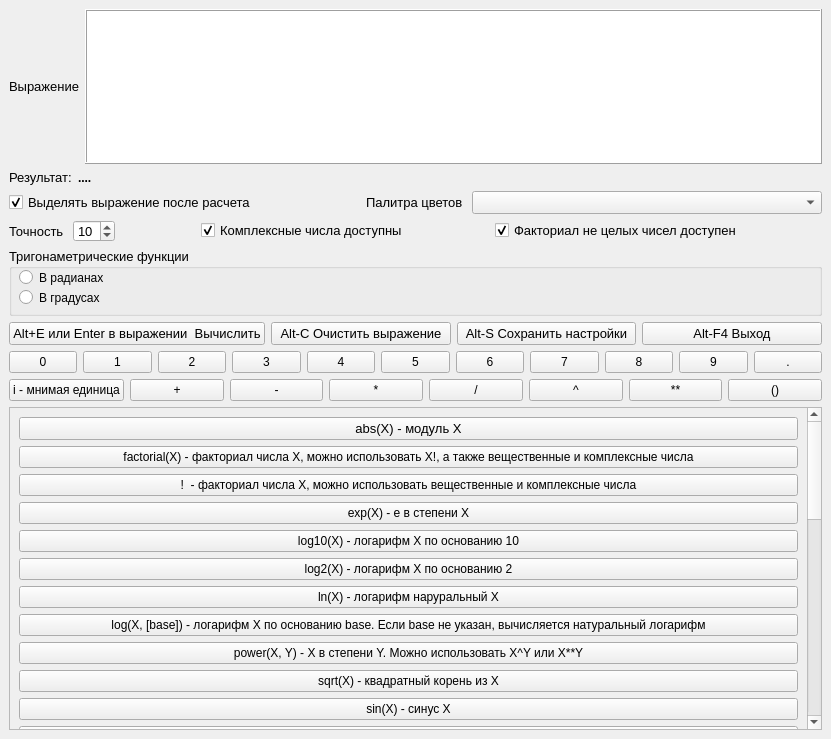
<?xml version="1.0" encoding="UTF-8"?>
<ui version="4.0">
 <class>MainWindow</class>
 <widget class="QMainWindow" name="MainWindow">
  <property name="geometry">
   <rect>
    <x>0</x>
    <y>0</y>
    <width>831</width>
    <height>739</height>
   </rect>
  </property>
  <property name="minimumSize">
   <size>
    <width>831</width>
    <height>739</height>
   </size>
  </property>
  <property name="maximumSize">
   <size>
    <width>998</width>
    <height>886</height>
   </size>
  </property>
  <property name="font">
   <font>
    <pointsize>10</pointsize>
   </font>
  </property>
  <property name="windowTitle">
   <string>Калькулятор с выражением повышенной точности</string>
  </property>
  <property name="windowIcon">
   <iconset resource="Eval_gui_Qt6_mp.qrc">
    <normaloff>:/Calc.ico</normaloff>:/Calc.ico</iconset>
  </property>
  <property name="styleSheet">
   <string notr="true">QMenu::item:disabled { background-color: #dcdcdc; /* светло-серый фон */ color: #808080; /* серый текст */ } QMenu::item:disabled:selected { background-color: #a0a0a0; /* подсветка при наведении */ color: #ffffff; /* белый текст */ }</string>
  </property>
  <widget class="QWidget" name="centralwidget">
   <layout class="QGridLayout" name="gridLayout">
    <item row="5" column="0">
     <layout class="QHBoxLayout" name="horizontalLayout_5">
      <item>
       <widget class="QPushButton" name="calculate_button">
        <property name="font">
         <font>
          <pointsize>10</pointsize>
         </font>
        </property>
        <property name="text">
         <string>Alt+E или Enter в выражении  Вычислить</string>
        </property>
        <property name="shortcut">
         <string>Alt+E</string>
        </property>
       </widget>
      </item>
      <item>
       <widget class="QPushButton" name="clear_button">
        <property name="font">
         <font>
          <pointsize>10</pointsize>
         </font>
        </property>
        <property name="text">
         <string>Alt-C Очистить выражение</string>
        </property>
        <property name="shortcut">
         <string>Alt+C</string>
        </property>
       </widget>
      </item>
      <item>
       <widget class="QPushButton" name="save_button">
        <property name="font">
         <font>
          <pointsize>10</pointsize>
         </font>
        </property>
        <property name="text">
         <string>Alt-S Сохранить настройки</string>
        </property>
        <property name="shortcut">
         <string>Alt+S</string>
        </property>
       </widget>
      </item>
      <item>
       <widget class="QPushButton" name="exit_button">
        <property name="font">
         <font>
          <pointsize>10</pointsize>
         </font>
        </property>
        <property name="text">
         <string>Alt-F4 Выход</string>
        </property>
       </widget>
      </item>
     </layout>
    </item>
    <item row="2" column="0">
     <layout class="QHBoxLayout" name="horizontalLayout_7">
      <item>
       <widget class="QCheckBox" name="select_checkbox">
        <property name="font">
         <font>
          <pointsize>10</pointsize>
         </font>
        </property>
        <property name="toolTip">
         <string>&lt;html&gt;&lt;head/&gt;&lt;body&gt;&lt;p&gt;Если установлен этот флажок, то после рачета выражение выделяется. Если после рачета не снять выделение вручную, то при вводе данных в поле &lt;span style=&quot; font-weight:600; font-style:italic;&quot;&gt;Выражение&lt;/span&gt; выделяемый текст заменится на вводимый.&lt;/p&gt;&lt;/body&gt;&lt;/html&gt;</string>
        </property>
        <property name="styleSheet">
         <string notr="true">QMenu::item:disabled { background-color: #dcdcdc; /* светло-серый фон */ color: #808080; /* серый текст */ } QMenu::item:disabled:selected { background-color: #a0a0a0; /* подсветка при наведении */ color: #ffffff; /* белый текст */ }</string>
        </property>
        <property name="text">
         <string>Выделять выражение после расчета</string>
        </property>
        <property name="checked">
         <bool>true</bool>
        </property>
       </widget>
      </item>
      <item>
       <widget class="QLabel" name="palette_label">
        <property name="maximumSize">
         <size>
          <width>100</width>
          <height>16777215</height>
         </size>
        </property>
        <property name="font">
         <font>
          <pointsize>10</pointsize>
         </font>
        </property>
        <property name="text">
         <string>Палитра цветов</string>
        </property>
       </widget>
      </item>
      <item>
       <widget class="PopupComboBox" name="palette_combo">
        <property name="font">
         <font>
          <pointsize>10</pointsize>
         </font>
        </property>
       </widget>
      </item>
     </layout>
    </item>
    <item row="3" column="0">
     <layout class="QHBoxLayout" name="horizontalLayout_4">
      <item>
       <widget class="QLabel" name="round_label">
        <property name="maximumSize">
         <size>
          <width>59</width>
          <height>16</height>
         </size>
        </property>
        <property name="font">
         <font>
          <pointsize>10</pointsize>
         </font>
        </property>
        <property name="text">
         <string>Точность </string>
        </property>
       </widget>
      </item>
      <item>
       <widget class="QSpinBox" name="precision_spinbox">
        <property name="maximumSize">
         <size>
          <width>45</width>
          <height>22</height>
         </size>
        </property>
        <property name="font">
         <font>
          <pointsize>10</pointsize>
         </font>
        </property>
        <property name="toolTip">
         <string>&lt;html&gt;&lt;head/&gt;&lt;body&gt;&lt;p&gt;Поле для ввода точности. Точность задается в дипозоне от 5 до 50. При этом подразумевается полная точность с учетом целой и дробной частей.&lt;/p&gt;&lt;/body&gt;&lt;/html&gt;</string>
        </property>
        <property name="minimum">
         <number>5</number>
        </property>
        <property name="maximum">
         <number>50</number>
        </property>
        <property name="value">
         <number>10</number>
        </property>
       </widget>
      </item>
      <item>
       <spacer name="horizontalSpacer_3">
        <property name="orientation">
         <enum>Qt::Orientation::Horizontal</enum>
        </property>
        <property name="sizeHint" stdset="0">
         <size>
          <width>40</width>
          <height>20</height>
         </size>
        </property>
       </spacer>
      </item>
      <item>
       <widget class="QCheckBox" name="complex_checkbox">
        <property name="font">
         <font>
          <pointsize>10</pointsize>
         </font>
        </property>
        <property name="toolTip">
         <string>&lt;html&gt;&lt;head/&gt;&lt;body&gt;&lt;p&gt;Если комплексны числа доступны, то их можно вводить в виде R+Ii или R+Ij, где R – действительная часть,  I – мнимая.  Тоесть после мнимой части можно вводить символы &lt;span style=&quot; font-weight:600;&quot;&gt;i&lt;/span&gt; или &lt;span style=&quot; font-weight:600;&quot;&gt;j&lt;/span&gt;. Если в результате расчета получится комплексное число, то оно будет выведено в виде R + Ii.&lt;br&gt;
Если комплексны числа не доступны, и в выражении содержится комплексное число или в результате расчета получится комплексное число, то будет выдано сообщение: &lt;span style=&quot; font-weight:600;&quot;&gt;Ошибка в выражении и/или аргументах &lt;/span&gt;.&lt;/p&gt;&lt;/body&gt;&lt;/html&gt;</string>
        </property>
        <property name="text">
         <string>Комплексные числа доступны</string>
        </property>
        <property name="checked">
         <bool>true</bool>
        </property>
       </widget>
      </item>
      <item>
       <spacer name="horizontalSpacer_2">
        <property name="orientation">
         <enum>Qt::Orientation::Horizontal</enum>
        </property>
        <property name="sizeHint" stdset="0">
         <size>
          <width>40</width>
          <height>20</height>
         </size>
        </property>
       </spacer>
      </item>
      <item>
       <widget class="QCheckBox" name="factorial_checkbox">
        <property name="font">
         <font>
          <pointsize>10</pointsize>
         </font>
        </property>
        <property name="toolTip">
         <string>&lt;html&gt;&lt;head/&gt;&lt;body&gt;&lt;p&gt;Если факториал не целых чисел доступен, то можно вычислять факториал целых, вещественных и комплекных чисел.&lt;br&gt;
Если факториал не целых чисел не доступен, то будет выдано сообщение: &lt;span style=&quot; font-weight:600;&quot;&gt;Ошибка в выражении и/или аргументах &lt;/span&gt;.&lt;/p&gt;&lt;/body&gt;&lt;/html&gt;</string>
        </property>
        <property name="text">
         <string>Факториал не целых чисел доступен</string>
        </property>
        <property name="checked">
         <bool>true</bool>
        </property>
       </widget>
      </item>
      <item>
       <spacer name="horizontalSpacer">
        <property name="orientation">
         <enum>Qt::Orientation::Horizontal</enum>
        </property>
        <property name="sizeHint" stdset="0">
         <size>
          <width>40</width>
          <height>20</height>
         </size>
        </property>
       </spacer>
      </item>
     </layout>
    </item>
    <item row="6" column="0">
     <layout class="QHBoxLayout" name="horizontalLayout_6" stretch="0,0,0,0,0,0,0,0,0,0,0">
      <property name="spacing">
       <number>6</number>
      </property>
      <item>
       <widget class="QPushButton" name="const_button_0">
        <property name="sizePolicy">
         <sizepolicy hsizetype="Ignored" vsizetype="Fixed">
          <horstretch>0</horstretch>
          <verstretch>0</verstretch>
         </sizepolicy>
        </property>
        <property name="text">
         <string>0</string>
        </property>
       </widget>
      </item>
      <item>
       <widget class="QPushButton" name="const_button_1">
        <property name="sizePolicy">
         <sizepolicy hsizetype="Ignored" vsizetype="Fixed">
          <horstretch>0</horstretch>
          <verstretch>0</verstretch>
         </sizepolicy>
        </property>
        <property name="text">
         <string>1</string>
        </property>
       </widget>
      </item>
      <item>
       <widget class="QPushButton" name="const_button_2">
        <property name="sizePolicy">
         <sizepolicy hsizetype="Ignored" vsizetype="Fixed">
          <horstretch>0</horstretch>
          <verstretch>0</verstretch>
         </sizepolicy>
        </property>
        <property name="text">
         <string>2</string>
        </property>
       </widget>
      </item>
      <item>
       <widget class="QPushButton" name="const_button_3">
        <property name="sizePolicy">
         <sizepolicy hsizetype="Ignored" vsizetype="Fixed">
          <horstretch>0</horstretch>
          <verstretch>0</verstretch>
         </sizepolicy>
        </property>
        <property name="text">
         <string>3</string>
        </property>
       </widget>
      </item>
      <item>
       <widget class="QPushButton" name="const_button_4">
        <property name="sizePolicy">
         <sizepolicy hsizetype="Ignored" vsizetype="Fixed">
          <horstretch>0</horstretch>
          <verstretch>0</verstretch>
         </sizepolicy>
        </property>
        <property name="text">
         <string>4</string>
        </property>
       </widget>
      </item>
      <item>
       <widget class="QPushButton" name="const_button_5">
        <property name="sizePolicy">
         <sizepolicy hsizetype="Ignored" vsizetype="Fixed">
          <horstretch>0</horstretch>
          <verstretch>0</verstretch>
         </sizepolicy>
        </property>
        <property name="text">
         <string>5</string>
        </property>
       </widget>
      </item>
      <item>
       <widget class="QPushButton" name="const_button_6">
        <property name="sizePolicy">
         <sizepolicy hsizetype="Ignored" vsizetype="Fixed">
          <horstretch>0</horstretch>
          <verstretch>0</verstretch>
         </sizepolicy>
        </property>
        <property name="text">
         <string>6</string>
        </property>
       </widget>
      </item>
      <item>
       <widget class="QPushButton" name="const_button_7">
        <property name="sizePolicy">
         <sizepolicy hsizetype="Ignored" vsizetype="Fixed">
          <horstretch>0</horstretch>
          <verstretch>0</verstretch>
         </sizepolicy>
        </property>
        <property name="text">
         <string>7</string>
        </property>
       </widget>
      </item>
      <item>
       <widget class="QPushButton" name="const_button_8">
        <property name="sizePolicy">
         <sizepolicy hsizetype="Ignored" vsizetype="Fixed">
          <horstretch>0</horstretch>
          <verstretch>0</verstretch>
         </sizepolicy>
        </property>
        <property name="text">
         <string>8</string>
        </property>
       </widget>
      </item>
      <item>
       <widget class="QPushButton" name="const_button_9">
        <property name="sizePolicy">
         <sizepolicy hsizetype="Ignored" vsizetype="Fixed">
          <horstretch>0</horstretch>
          <verstretch>0</verstretch>
         </sizepolicy>
        </property>
        <property name="maximumSize">
         <size>
          <width>16777215</width>
          <height>16777214</height>
         </size>
        </property>
        <property name="text">
         <string>9</string>
        </property>
       </widget>
      </item>
      <item>
       <widget class="QPushButton" name="const_button_point">
        <property name="sizePolicy">
         <sizepolicy hsizetype="Ignored" vsizetype="Fixed">
          <horstretch>0</horstretch>
          <verstretch>0</verstretch>
         </sizepolicy>
        </property>
        <property name="text">
         <string>.</string>
        </property>
       </widget>
      </item>
     </layout>
    </item>
    <item row="8" column="0">
     <widget class="QScrollArea" name="scrollArea">
      <property name="font">
       <font>
        <pointsize>10</pointsize>
       </font>
      </property>
      <property name="verticalScrollBarPolicy">
       <enum>Qt::ScrollBarPolicy::ScrollBarAlwaysOn</enum>
      </property>
      <property name="widgetResizable">
       <bool>true</bool>
      </property>
      <widget class="QWidget" name="scrollAreaWidgetContents">
       <property name="geometry">
        <rect>
         <x>0</x>
         <y>0</y>
         <width>797</width>
         <height>1101</height>
        </rect>
       </property>
       <layout class="QVBoxLayout" name="verticalLayout">
        <item>
         <widget class="QPushButton" name="function_button__fabs">
          <property name="font">
           <font>
            <pointsize>10</pointsize>
           </font>
          </property>
          <property name="layoutDirection">
           <enum>Qt::LayoutDirection::LeftToRight</enum>
          </property>
          <property name="text">
           <string>abs(X) - модуль X</string>
          </property>
         </widget>
        </item>
        <item>
         <widget class="QPushButton" name="function_button__factorial">
          <property name="text">
           <string>factorial(X) - факториал числа X, можно использовать X!, а также вещественные и комплексные числа</string>
          </property>
         </widget>
        </item>
        <item>
         <widget class="QPushButton" name="const_button__factorial">
          <property name="text">
           <string>!  - факториал числа X, можно использовать вещественные и комплексные числа</string>
          </property>
         </widget>
        </item>
        <item>
         <widget class="QPushButton" name="function_button__exp">
          <property name="text">
           <string>exp(X) - e в степени X</string>
          </property>
         </widget>
        </item>
        <item>
         <widget class="QPushButton" name="function_button__log10">
          <property name="text">
           <string>log10(X) - логарифм X по основанию 10</string>
          </property>
         </widget>
        </item>
        <item>
         <widget class="QPushButton" name="function_button__log2">
          <property name="text">
           <string>log2(X) - логарифм X по основанию 2</string>
          </property>
         </widget>
        </item>
        <item>
         <widget class="QPushButton" name="function_button__loge">
          <property name="text">
           <string>ln(X) - логарифм наруральный X</string>
          </property>
         </widget>
        </item>
        <item>
         <widget class="QPushButton" name="function_button__log">
          <property name="text">
           <string>log(X, [base]) - логарифм X по основанию base. Если base не указан, вычисляется натуральный логарифм</string>
          </property>
         </widget>
        </item>
        <item>
         <widget class="QPushButton" name="function_button__pow">
          <property name="text">
           <string>power(X, Y) - X в степени Y. Можно использовать X^Y или X**Y</string>
          </property>
         </widget>
        </item>
        <item>
         <widget class="QPushButton" name="function_button__sqrt">
          <property name="text">
           <string>sqrt(X) - квадратный корень из X</string>
          </property>
         </widget>
        </item>
        <item>
         <widget class="QPushButton" name="function_button__sin">
          <property name="text">
           <string>sin(X) - синус X</string>
          </property>
         </widget>
        </item>
        <item>
         <widget class="QPushButton" name="function_button__cos">
          <property name="text">
           <string>cos(X) - косинус X</string>
          </property>
         </widget>
        </item>
        <item>
         <widget class="QPushButton" name="function_button__tan">
          <property name="text">
           <string>tg(X) - тангенс X</string>
          </property>
         </widget>
        </item>
        <item>
         <widget class="QPushButton" name="function_button__ctan">
          <property name="text">
           <string>ctg(X) - котангенс X</string>
          </property>
         </widget>
        </item>
        <item>
         <widget class="QPushButton" name="function_button__asin">
          <property name="text">
           <string>arcsin(X) - арксинус X</string>
          </property>
         </widget>
        </item>
        <item>
         <widget class="QPushButton" name="function_button__acos">
          <property name="text">
           <string>arccos(X) - арккосинус X</string>
          </property>
         </widget>
        </item>
        <item>
         <widget class="QPushButton" name="function_button__atan">
          <property name="text">
           <string>arctg(X) - арктангенс X</string>
          </property>
         </widget>
        </item>
        <item>
         <widget class="QPushButton" name="function_button__ctanh">
          <property name="text">
           <string>arcctg(X) - арккотангенс X</string>
          </property>
         </widget>
        </item>
        <item>
         <widget class="QPushButton" name="function_button__atan2">
          <property name="text">
           <string>atan2(Y, X) - арктангенс Y/X.  С учетом четверти, в которой находится точка (X, Y)</string>
          </property>
         </widget>
        </item>
        <item>
         <widget class="QPushButton" name="function_button__sinh">
          <property name="text">
           <string>sh(X) - гиперболический синус X</string>
          </property>
         </widget>
        </item>
        <item>
         <widget class="QPushButton" name="function_button__cosh">
          <property name="text">
           <string>ch(X) - гиперболический косинус X</string>
          </property>
         </widget>
        </item>
        <item>
         <widget class="QPushButton" name="function_button__tanh">
          <property name="text">
           <string>th(X) - гиперболический тангенс X</string>
          </property>
         </widget>
        </item>
        <item>
         <widget class="QPushButton" name="function_button__ctanh_2">
          <property name="text">
           <string>cth(X) - гиперболический котангенс X</string>
          </property>
         </widget>
        </item>
        <item>
         <widget class="QPushButton" name="function_button__asinh">
          <property name="text">
           <string>arsh(X) -  обратный гиперболический синус X</string>
          </property>
         </widget>
        </item>
        <item>
         <widget class="QPushButton" name="function_button__acosh">
          <property name="text">
           <string>arch(X) - обратный гиперболический косинус X</string>
          </property>
         </widget>
        </item>
        <item>
         <widget class="QPushButton" name="function_button__atanh">
          <property name="text">
           <string>arth(X) - обратный гиперболический тангенс X</string>
          </property>
         </widget>
        </item>
        <item>
         <widget class="QPushButton" name="function_button__actanh">
          <property name="text">
           <string>arcth(X) - обратный гиперболический котангенс X</string>
          </property>
         </widget>
        </item>
        <item>
         <widget class="QPushButton" name="function_button__gamma">
          <property name="text">
           <string>gamma(X) - гамма-функция X</string>
          </property>
         </widget>
        </item>
        <item>
         <widget class="QPushButton" name="function_button__lgamma">
          <property name="text">
           <string>loggamma(X) - натуральный логарифм гамма-функции X</string>
          </property>
         </widget>
        </item>
        <item>
         <widget class="QPushButton" name="function_button__hypot">
          <property name="text">
           <string>hypot(X, Y) -  гипотенуза треугольника с катетами X и Y (sqrt(x * x + y * y))</string>
          </property>
         </widget>
        </item>
        <item>
         <widget class="QPushButton" name="function_button__degrees">
          <property name="text">
           <string>degrees(X) - конвертирует радианы в градусы</string>
          </property>
         </widget>
        </item>
        <item>
         <widget class="QPushButton" name="function_button__radians">
          <property name="text">
           <string>radians(X) - конвертирует градусы в радианы</string>
          </property>
         </widget>
        </item>
        <item>
         <widget class="QPushButton" name="const_button_pi">
          <property name="text">
           <string>pi - число pi = 3,1415926....</string>
          </property>
         </widget>
        </item>
        <item>
         <widget class="QPushButton" name="const_button_e">
          <property name="text">
           <string>e - число e = 2,718281....</string>
          </property>
         </widget>
        </item>
       </layout>
      </widget>
     </widget>
    </item>
    <item row="4" column="0">
     <layout class="QHBoxLayout" name="horizontalLayout_9">
      <item>
       <widget class="QGroupBox" name="radian_groupbox">
        <property name="minimumSize">
         <size>
          <width>0</width>
          <height>68</height>
         </size>
        </property>
        <property name="font">
         <font>
          <pointsize>10</pointsize>
         </font>
        </property>
        <property name="toolTip">
         <string>&lt;html&gt;&lt;head/&gt;&lt;body&gt;&lt;p&gt;Тригонометрические функции могут вычисляться в радианах или градусах. Если есть необходимость вычислять одновременно в радианах и градусах, то можно использовать преобразование радиан в градусы или наоборот. Если задан вариант в градусах, то для расчета прямых тригонометрических функций в радианах можно использовать формулу типа &lt;span style=&quot; font-weight:600;&quot;&gt;sin(radians(x))&lt;/span&gt;, а для обратных &lt;span style=&quot; font-weight:600;&quot;&gt;degrees(asin(x))&lt;/span&gt;.  Если задан вариант в радианах, то для расчета прямых тригонометрических функций в градусах можно использовать формулу типа&lt;span style=&quot; font-weight:600;&quot;&gt; sin(degrees (x))&lt;/span&gt;, а для обратных&lt;span style=&quot; font-weight:600;&quot;&gt; radians (asin(x))&lt;/span&gt;.&lt;/p&gt;&lt;/body&gt;&lt;/html&gt;</string>
        </property>
        <property name="title">
         <string>Тригонаметрические функции</string>
        </property>
        <widget class="QRadioButton" name="radian_radio">
         <property name="geometry">
          <rect>
           <x>10</x>
           <y>21</y>
           <width>89</width>
           <height>17</height>
          </rect>
         </property>
         <property name="toolTip">
          <string>&lt;html&gt;&lt;head/&gt;&lt;body&gt;&lt;p&gt;Если есть необходимость вычислять одновременно в радианах и градусах, то можно использовать преобразование радиан в градусы или наоборот. Если задан вариант в радианах, то для расчета прямых тригонометрических функций в градусах можно использовать формулу типа&lt;span style=&quot; font-weight:600;&quot;&gt; sin(degrees (x))&lt;/span&gt;, а для обратных&lt;span style=&quot; font-weight:600;&quot;&gt; radians (asin(x))&lt;/span&gt;.&lt;/p&gt;&lt;/body&gt;&lt;/html&gt;</string>
         </property>
         <property name="text">
          <string>В радианах</string>
         </property>
         <property name="checkable">
          <bool>true</bool>
         </property>
         <property name="checked">
          <bool>false</bool>
         </property>
        </widget>
        <widget class="QRadioButton" name="degree_radio">
         <property name="geometry">
          <rect>
           <x>10</x>
           <y>41</y>
           <width>89</width>
           <height>17</height>
          </rect>
         </property>
         <property name="toolTip">
          <string>&lt;html&gt;&lt;head/&gt;&lt;body&gt;&lt;p&gt;Если есть необходимость вычислять одновременно в радианах и градусах, то можно использовать преобразование радиан в градусы или наоборот.  Если задан вариант в градусах, то для расчета прямых тригонометрических функций в радианах можно использовать формулу типа &lt;span style=&quot; font-weight:600;&quot;&gt;sin(radians(x))&lt;/span&gt;, а для обратных &lt;span style=&quot; font-weight:600;&quot;&gt;degrees(asin(x))&lt;/span&gt;.&lt;/p&gt;&lt;/body&gt;&lt;/html&gt;</string>
         </property>
         <property name="text">
          <string>В градусах</string>
         </property>
        </widget>
       </widget>
      </item>
     </layout>
    </item>
    <item row="0" column="0">
     <layout class="QHBoxLayout" name="horizontalLayout_2">
      <item>
       <widget class="QLabel" name="calc_label">
        <property name="font">
         <font>
          <pointsize>10</pointsize>
         </font>
        </property>
        <property name="text">
         <string>Выражение</string>
        </property>
       </widget>
      </item>
      <item>
       <widget class="QTextEdit" name="calc_text">
        <property name="font">
         <font>
          <pointsize>12</pointsize>
          <bold>true</bold>
         </font>
        </property>
        <property name="toolTip">
         <string>&lt;html&gt;&lt;head/&gt;&lt;body&gt;&lt;p&gt;Поле для ввода выражения. В выражении можно задавать функции. Подробный синтаксический контроль выражения не производится. Если выражение задано неверно, или аргумент имеет недопустимое значение, то при расчете в поле &lt;span style=&quot; font-weight:600; font-style:italic;&quot;&gt;Результат&lt;/span&gt; выдается сообщение: &lt;span style=&quot; font-weight:600;&quot;&gt;Ошибка в выражении и/или аргументах. &lt;/span&gt;&lt;br/&gt;При нажатии клавиши &lt;span style=&quot; font-weight:600;&quot;&gt;Enter&lt;/span&gt; просходит вычисление выражения.&lt;/p&gt;&lt;/body&gt;&lt;/html&gt;</string>
        </property>
        <property name="frameShape">
         <enum>QFrame::Shape::Box</enum>
        </property>
        <property name="frameShadow">
         <enum>QFrame::Shadow::Raised</enum>
        </property>
       </widget>
      </item>
     </layout>
    </item>
    <item row="1" column="0">
     <layout class="QHBoxLayout" name="horizontalLayout_3" stretch="0,10">
      <item>
       <widget class="QLabel" name="result_label">
        <property name="font">
         <font>
          <pointsize>10</pointsize>
         </font>
        </property>
        <property name="text">
         <string>Результат:</string>
        </property>
       </widget>
      </item>
      <item>
       <widget class="QLabel" name="result_label_value">
        <property name="font">
         <font>
          <pointsize>9</pointsize>
          <bold>true</bold>
         </font>
        </property>
        <property name="text">
         <string>....</string>
        </property>
       </widget>
      </item>
     </layout>
    </item>
    <item row="7" column="0">
     <layout class="QHBoxLayout" name="horizontalLayout">
      <item>
       <widget class="QPushButton" name="const_button_i">
        <property name="text">
         <string>i - мнимая единица</string>
        </property>
       </widget>
      </item>
      <item>
       <widget class="QPushButton" name="const_button_plus">
        <property name="text">
         <string>+</string>
        </property>
       </widget>
      </item>
      <item>
       <widget class="QPushButton" name="const_button_minus">
        <property name="text">
         <string>-</string>
        </property>
       </widget>
      </item>
      <item>
       <widget class="QPushButton" name="const_button_mult">
        <property name="text">
         <string>*</string>
        </property>
       </widget>
      </item>
      <item>
       <widget class="QPushButton" name="const_button_dev">
        <property name="text">
         <string>/</string>
        </property>
       </widget>
      </item>
      <item>
       <widget class="QPushButton" name="const_button_pow">
        <property name="text">
         <string>^</string>
        </property>
       </widget>
      </item>
      <item>
       <widget class="QPushButton" name="const_button_pow2">
        <property name="text">
         <string>**</string>
        </property>
       </widget>
      </item>
      <item>
       <widget class="QPushButton" name="function_button_brackets">
        <property name="text">
         <string>()</string>
        </property>
       </widget>
      </item>
     </layout>
    </item>
   </layout>
  </widget>
 </widget>
 <customwidgets>
  <customwidget>
   <class>PopupComboBox</class>
   <extends>QComboBox</extends>
   <header>Qt6_palette.h</header>
  </customwidget>
 </customwidgets>
 <tabstops>
  <tabstop>calc_text</tabstop>
  <tabstop>radian_radio</tabstop>
  <tabstop>degree_radio</tabstop>
  <tabstop>calculate_button</tabstop>
  <tabstop>clear_button</tabstop>
  <tabstop>save_button</tabstop>
  <tabstop>exit_button</tabstop>
  <tabstop>function_button__fabs</tabstop>
  <tabstop>function_button__factorial</tabstop>
  <tabstop>function_button__exp</tabstop>
  <tabstop>function_button__log</tabstop>
  <tabstop>function_button__pow</tabstop>
  <tabstop>function_button__sqrt</tabstop>
  <tabstop>function_button__acos</tabstop>
  <tabstop>function_button__atan</tabstop>
  <tabstop>function_button__atan2</tabstop>
  <tabstop>function_button__cosh</tabstop>
 </tabstops>
 <resources>
  <include location="Eval_gui_Qt6_mp.qrc"/>
 </resources>
 <connections/>
</ui>
